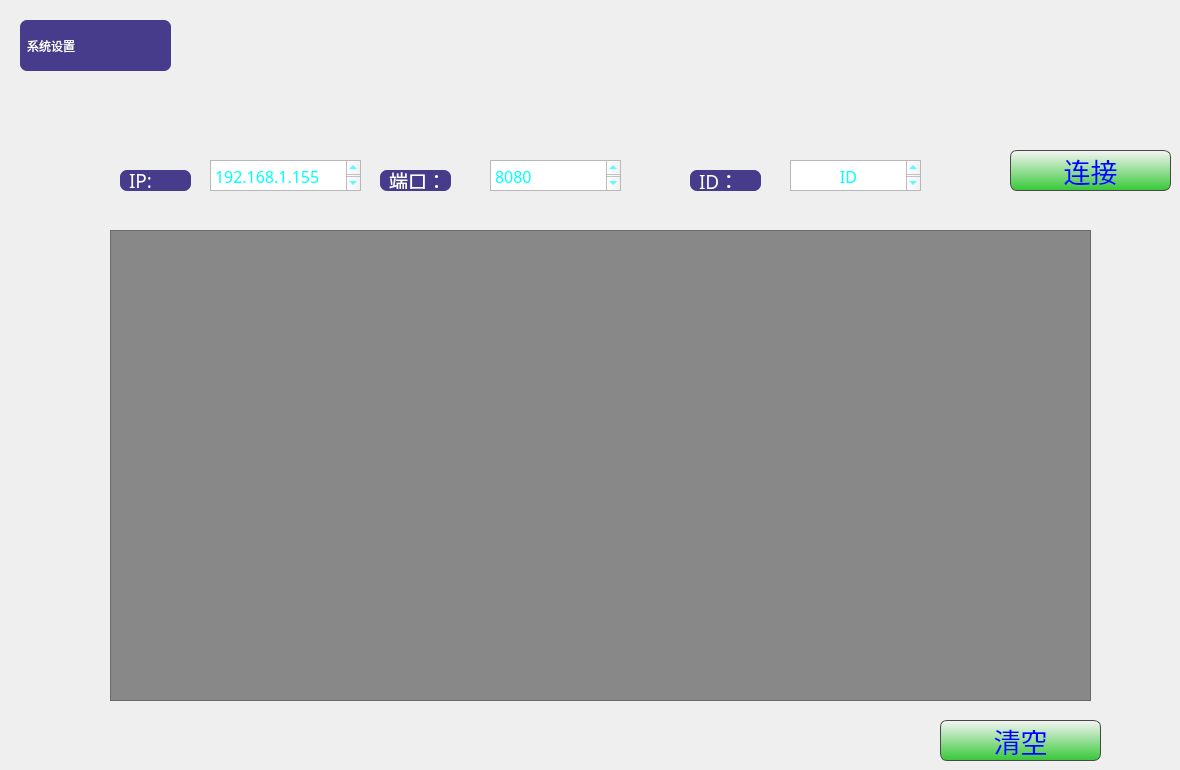
   <widget class="QWidget" name="config_page">
    <property name="sizePolicy">
     <sizepolicy hsizetype="Expanding" vsizetype="Expanding">
      <horstretch>0</horstretch>
      <verstretch>0</verstretch>
     </sizepolicy>
    </property>
    <widget class="QLabel" name="label_9">
     <property name="geometry">
      <rect>
       <x>20</x>
       <y>20</y>
       <width>151</width>
       <height>51</height>
      </rect>
     </property>
     <property name="styleSheet">
      <string notr="true">font: 290 24pt &quot;Microsoft YaHei&quot;;
background-color: rgb(71, 60, 139);
color: rgb(255, 255, 255);
border:0px groove gray;
border-radius:7px;
padding:2px 4px;</string>
     </property>
     <property name="text">
      <string>系统设置</string>
     </property>
    </widget>
    <widget class="QLabel" name="label_3">
     <property name="geometry">
      <rect>
       <x>120</x>
       <y>170</y>
       <width>71</width>
       <height>21</height>
      </rect>
     </property>
     <property name="font">
      <font>
       <family>Microsoft YaHei</family>
       <pointsize>14</pointsize>
       <weight>36</weight>
       <italic>false</italic>
       <bold>false</bold>
      </font>
     </property>
     <property name="styleSheet">
      <string notr="true">font: 290 14pt &quot;Microsoft YaHei&quot;;
background-color: rgba(71, 60, 139,255);
color: rgb(255, 255, 255);
border:0px groove gray;
border-radius:7px;
padding:2px 4px;</string>
     </property>
     <property name="text">
      <string>IP:</string>
     </property>
    </widget>
    <widget class="QLabel" name="label_8">
     <property name="geometry">
      <rect>
       <x>690</x>
       <y>170</y>
       <width>71</width>
       <height>21</height>
      </rect>
     </property>
     <property name="font">
      <font>
       <family>Microsoft YaHei</family>
       <pointsize>14</pointsize>
       <weight>36</weight>
       <italic>false</italic>
       <bold>false</bold>
      </font>
     </property>
     <property name="styleSheet">
      <string notr="true">font: 290 14pt &quot;Microsoft YaHei&quot;;
background-color: rgba(71, 60, 139,255);
color: rgb(255, 255, 255);
border:0px groove gray;
border-radius:7px;
padding:2px 4px;</string>
     </property>
     <property name="text">
      <string>ID：</string>
     </property>
    </widget>
    <widget class="QTextEdit" name="IPTextEdit">
     <property name="geometry">
      <rect>
       <x>210</x>
       <y>160</y>
       <width>151</width>
       <height>31</height>
      </rect>
     </property>
     <property name="font">
      <font>
       <family>Microsoft YaHei</family>
       <pointsize>12</pointsize>
       <weight>36</weight>
       <italic>false</italic>
       <bold>false</bold>
      </font>
     </property>
     <property name="styleSheet">
      <string notr="true">font: 290 12pt &quot;Microsoft YaHei&quot;;
color: rgb(0, 255, 255);</string>
     </property>
     <property name="html">
      <string>&lt;!DOCTYPE HTML PUBLIC &quot;-//W3C//DTD HTML 4.0//EN&quot; &quot;http://www.w3.org/TR/REC-html40/strict.dtd&quot;&gt;
&lt;html&gt;&lt;head&gt;&lt;meta name=&quot;qrichtext&quot; content=&quot;1&quot; /&gt;&lt;style type=&quot;text/css&quot;&gt;
p, li { white-space: pre-wrap; }
&lt;/style&gt;&lt;/head&gt;&lt;body style=&quot; font-family:'Microsoft YaHei'; font-size:12pt; font-weight:288; font-style:normal;&quot;&gt;
&lt;p style=&quot; margin-top:0px; margin-bottom:0px; margin-left:0px; margin-right:0px; -qt-block-indent:0; text-indent:0px;&quot;&gt;&lt;span style=&quot; font-family:'Microsoft YaHei UI'; font-weight:400;&quot;&gt;192.168.1.155&lt;/span&gt;&lt;/p&gt;&lt;/body&gt;&lt;/html&gt;</string>
     </property>
    </widget>
    <widget class="QTextEdit" name="PORTTextEdit">
     <property name="geometry">
      <rect>
       <x>490</x>
       <y>160</y>
       <width>131</width>
       <height>31</height>
      </rect>
     </property>
     <property name="font">
      <font>
       <family>Microsoft YaHei</family>
       <pointsize>12</pointsize>
       <weight>36</weight>
       <italic>false</italic>
       <bold>false</bold>
      </font>
     </property>
     <property name="styleSheet">
      <string notr="true">font: 290 12pt &quot;Microsoft YaHei&quot;;
color: rgb(0, 255, 255);</string>
     </property>
     <property name="html">
      <string>&lt;!DOCTYPE HTML PUBLIC &quot;-//W3C//DTD HTML 4.0//EN&quot; &quot;http://www.w3.org/TR/REC-html40/strict.dtd&quot;&gt;
&lt;html&gt;&lt;head&gt;&lt;meta name=&quot;qrichtext&quot; content=&quot;1&quot; /&gt;&lt;style type=&quot;text/css&quot;&gt;
p, li { white-space: pre-wrap; }
&lt;/style&gt;&lt;/head&gt;&lt;body style=&quot; font-family:'Microsoft YaHei'; font-size:12pt; font-weight:288; font-style:normal;&quot;&gt;
&lt;p style=&quot; margin-top:0px; margin-bottom:0px; margin-left:0px; margin-right:0px; -qt-block-indent:0; text-indent:0px;&quot;&gt;&lt;span style=&quot; font-family:'Microsoft YaHei UI'; font-weight:400;&quot;&gt;8080&lt;/span&gt;&lt;/p&gt;&lt;/body&gt;&lt;/html&gt;</string>
     </property>
    </widget>
    <widget class="QPushButton" name="ConnectBtn">
     <property name="geometry">
      <rect>
       <x>1010</x>
       <y>150</y>
       <width>161</width>
       <height>41</height>
      </rect>
     </property>
     <property name="font">
      <font>
       <family>Microsoft YaHei</family>
       <pointsize>20</pointsize>
       <weight>36</weight>
       <italic>false</italic>
       <bold>false</bold>
      </font>
     </property>
     <property name="autoFillBackground">
      <bool>false</bool>
     </property>
     <property name="styleSheet">
      <string notr="true">
QPushButton{
	color: rgb(0, 0, 255);
	font: 290 20pt &quot;Microsoft YaHei&quot;;
	border-radius:7px;
	padding:5px;	
	border:1px solid #484848;
	background-color: qlineargradient(spread:pad, x1:0, y1:0, x2:0, y2:1, stop:0 rgba(245, 245,245,  255), stop:1 rgba( 55,200,55, 255));
}
QPushButton:hover{
background:qlineargradient(spread:pad,x1:0,y1:0,x2:0,y2:1,stop:0 #646464,stop:1 #005200);
}
</string>
     </property>
     <property name="text">
      <string>连接</string>
     </property>
    </widget>
    <widget class="QLabel" name="label_11">
     <property name="geometry">
      <rect>
       <x>380</x>
       <y>170</y>
       <width>71</width>
       <height>21</height>
      </rect>
     </property>
     <property name="font">
      <font>
       <family>Microsoft YaHei</family>
       <pointsize>14</pointsize>
       <weight>36</weight>
       <italic>false</italic>
       <bold>false</bold>
      </font>
     </property>
     <property name="styleSheet">
      <string notr="true">font: 290 14pt &quot;Microsoft YaHei&quot;;
background-color: rgba(71, 60, 139,255);
color: rgb(255, 255, 255);
border:0px groove gray;
border-radius:7px;
padding:2px 4px;</string>
     </property>
     <property name="text">
      <string>端口：</string>
     </property>
    </widget>
    <widget class="QTextEdit" name="IDTextEdit">
     <property name="geometry">
      <rect>
       <x>790</x>
       <y>160</y>
       <width>131</width>
       <height>31</height>
      </rect>
     </property>
     <property name="font">
      <font>
       <family>Microsoft YaHei</family>
       <pointsize>12</pointsize>
       <weight>36</weight>
       <italic>false</italic>
       <bold>false</bold>
      </font>
     </property>
     <property name="styleSheet">
      <string notr="true">font: 290 12pt &quot;Microsoft YaHei&quot;;
color: rgb(0, 255, 255);</string>
     </property>
     <property name="html">
      <string>&lt;!DOCTYPE HTML PUBLIC &quot;-//W3C//DTD HTML 4.0//EN&quot; &quot;http://www.w3.org/TR/REC-html40/strict.dtd&quot;&gt;
&lt;html&gt;&lt;head&gt;&lt;meta name=&quot;qrichtext&quot; content=&quot;1&quot; /&gt;&lt;style type=&quot;text/css&quot;&gt;
p, li { white-space: pre-wrap; }
&lt;/style&gt;&lt;/head&gt;&lt;body style=&quot; font-family:'Microsoft YaHei'; font-size:12pt; font-weight:288; font-style:normal;&quot;&gt;
&lt;p align=&quot;center&quot; style=&quot; margin-top:0px; margin-bottom:0px; margin-left:0px; margin-right:0px; -qt-block-indent:0; text-indent:0px;&quot;&gt;&lt;span style=&quot; font-family:'Microsoft YaHei UI'; font-weight:400;&quot;&gt;ID&lt;/span&gt;&lt;/p&gt;&lt;/body&gt;&lt;/html&gt;</string>
     </property>
    </widget>
    <widget class="QTextEdit" name="textEditRead">
     <property name="geometry">
      <rect>
       <x>110</x>
       <y>230</y>
       <width>981</width>
       <height>471</height>
      </rect>
     </property>
     <property name="styleSheet">
      <string notr="true">background-color: rgb(136, 136, 136);</string>
     </property>
    </widget>
    <widget class="QPushButton" name="ClearBtn">
     <property name="geometry">
      <rect>
       <x>940</x>
       <y>720</y>
       <width>161</width>
       <height>41</height>
      </rect>
     </property>
     <property name="font">
      <font>
       <family>Microsoft YaHei</family>
       <pointsize>20</pointsize>
       <weight>36</weight>
       <italic>false</italic>
       <bold>false</bold>
      </font>
     </property>
     <property name="autoFillBackground">
      <bool>false</bool>
     </property>
     <property name="styleSheet">
      <string notr="true">
QPushButton{
	color: rgb(0, 0, 255);
	font: 290 20pt &quot;Microsoft YaHei&quot;;
	border-radius:7px;
	padding:5px;	
	border:1px solid #484848;
	background-color: qlineargradient(spread:pad, x1:0, y1:0, x2:0, y2:1, stop:0 rgba(245, 245,245,  255), stop:1 rgba( 55,200,55, 255));
}
QPushButton:hover{
background:qlineargradient(spread:pad,x1:0,y1:0,x2:0,y2:1,stop:0 #646464,stop:1 #005200);
}
</string>
     </property>
     <property name="text">
      <string>清空</string>
     </property>
    </widget>
   </widget>
